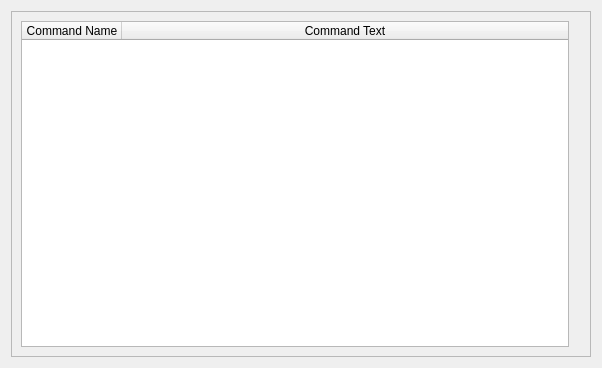
<?xml version="1.0" encoding="UTF-8"?>
<ui version="4.0">
 <class>Form</class>
 <widget class="QWidget" name="Form">
  <property name="geometry">
   <rect>
    <x>0</x>
    <y>0</y>
    <width>602</width>
    <height>368</height>
   </rect>
  </property>
  <property name="windowTitle">
   <string>Form</string>
  </property>
  <layout class="QHBoxLayout" name="horizontalLayout_2">
   <item>
    <widget class="QFrame" name="frame">
     <property name="frameShape">
      <enum>QFrame::StyledPanel</enum>
     </property>
     <property name="frameShadow">
      <enum>QFrame::Raised</enum>
     </property>
     <layout class="QHBoxLayout" name="horizontalLayout">
      <item>
       <widget class="QTableWidget" name="commandListTable">
        <property name="sizeAdjustPolicy">
         <enum>QAbstractScrollArea::AdjustIgnored</enum>
        </property>
        <attribute name="horizontalHeaderVisible">
         <bool>true</bool>
        </attribute>
        <attribute name="horizontalHeaderStretchLastSection">
         <bool>true</bool>
        </attribute>
        <column>
         <property name="text">
          <string>Command Name</string>
         </property>
        </column>
        <column>
         <property name="text">
          <string>Command Text</string>
         </property>
        </column>
       </widget>
      </item>
      <item>
       <widget class="QFrame" name="editFrame">
        <property name="frameShape">
         <enum>QFrame::StyledPanel</enum>
        </property>
        <property name="frameShadow">
         <enum>QFrame::Raised</enum>
        </property>
       </widget>
      </item>
      <item>
       <widget class="QFrame" name="removeFrame">
        <property name="frameShape">
         <enum>QFrame::StyledPanel</enum>
        </property>
        <property name="frameShadow">
         <enum>QFrame::Raised</enum>
        </property>
       </widget>
      </item>
     </layout>
    </widget>
   </item>
  </layout>
 </widget>
 <resources/>
 <connections/>
</ui>
